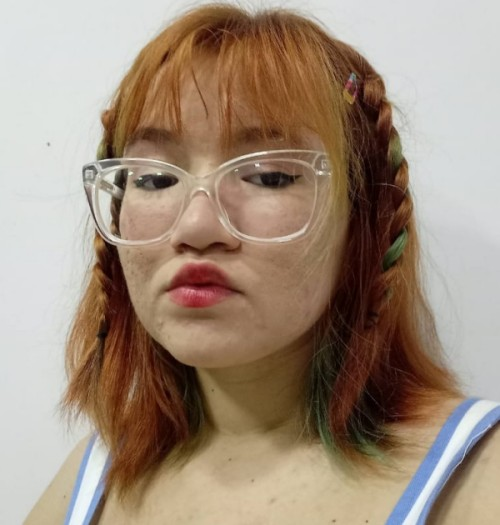
#> input picture images/ppkeise.jpeg, 500 x 525 px, found by its file name
$ python 2_transform.py
#> lines starting #> are read from the running program, lines starting #| are printed output that depends on the picture
# Filter link: https://scikit-image.org/docs/stable/auto_examples/transform/plot_rescale.html#sphx-glr-auto-examples-transform-plot-rescale-py
from PIL import Image
from numpy import asarray
from skimage.color import rgb2gray
from skimage.transform import rescale, resize, downscale_local_mean
import matplotlib.pyplot as plt

# Open the image form working directory
image_file = Image.open("images/ppkeise.jpeg")
#> image_file is the input picture: PIL image 500x525 RGB; mean R, G, B 159.7, 140.8, 123.6

# convert image to numpy array
image_multicolor = asarray(image_file)

# convert image to shades of gray
image = rgb2gray(image_multicolor)
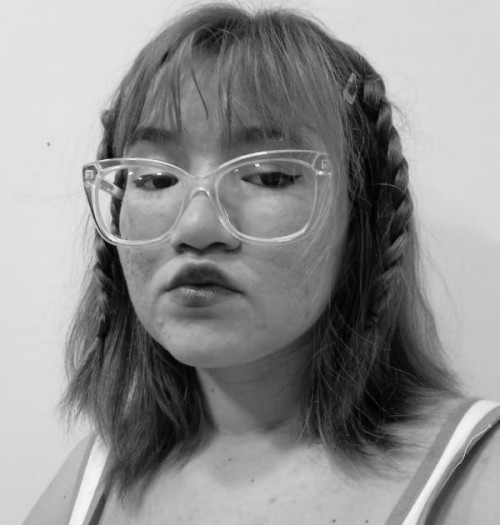
#> image: shape (525, 500) float64; min 0.00583, max 0.97, mean 0.563

#  Dimensionar de forma proporcional os eixos
image_rescaled = rescale(image, 0.25, anti_aliasing=False)
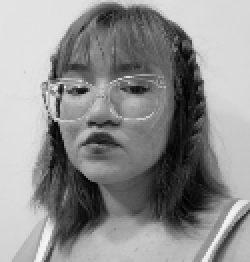
#> image_rescaled: shape (131, 125) float64 (shown 2 times larger); min 0.0108, max 0.964, mean 0.563

#  Dimensionar individualmente cada eixo
image_resized = resize(
    image, (image.shape[0] // 4, image.shape[1] // 4), anti_aliasing=True
)
# Número de amostras
image_downscaled = downscale_local_mean(image, (5, 4))
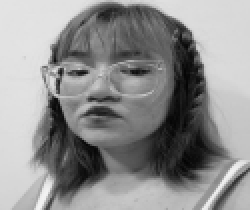
#> image_downscaled: shape (105, 125) float64 (shown 2 times larger); min 0.013, max 0.955, mean 0.563

_, figures = plt.subplots(nrows=2, ncols=2)

figure = figures.ravel()

figure[0].imshow(image, cmap="gray")
figure[0].set_title("Original image")

figure[1].imshow(image_rescaled, cmap="gray")
figure[1].set_title("Rescaled image (aliasing)")

figure[2].imshow(image_resized, cmap="gray")
figure[2].set_title("Resized image (no aliasing)")

figure[3].imshow(image_downscaled, cmap="gray")
figure[3].set_title("Downscaled image (no aliasing)")

figure[0].set_xlim(0, 512)
figure[0].set_ylim(512, 0)
plt.tight_layout()
plt.show()
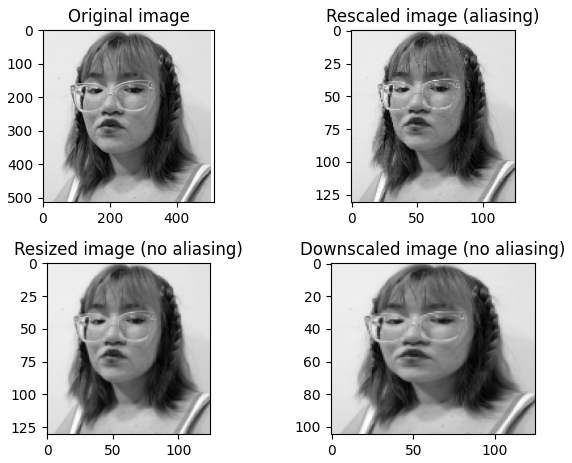
#> figure drawn by matplotlib, 4 panels

$ run again, with images/neymar.jpg copied over images/ppkeise.jpeg
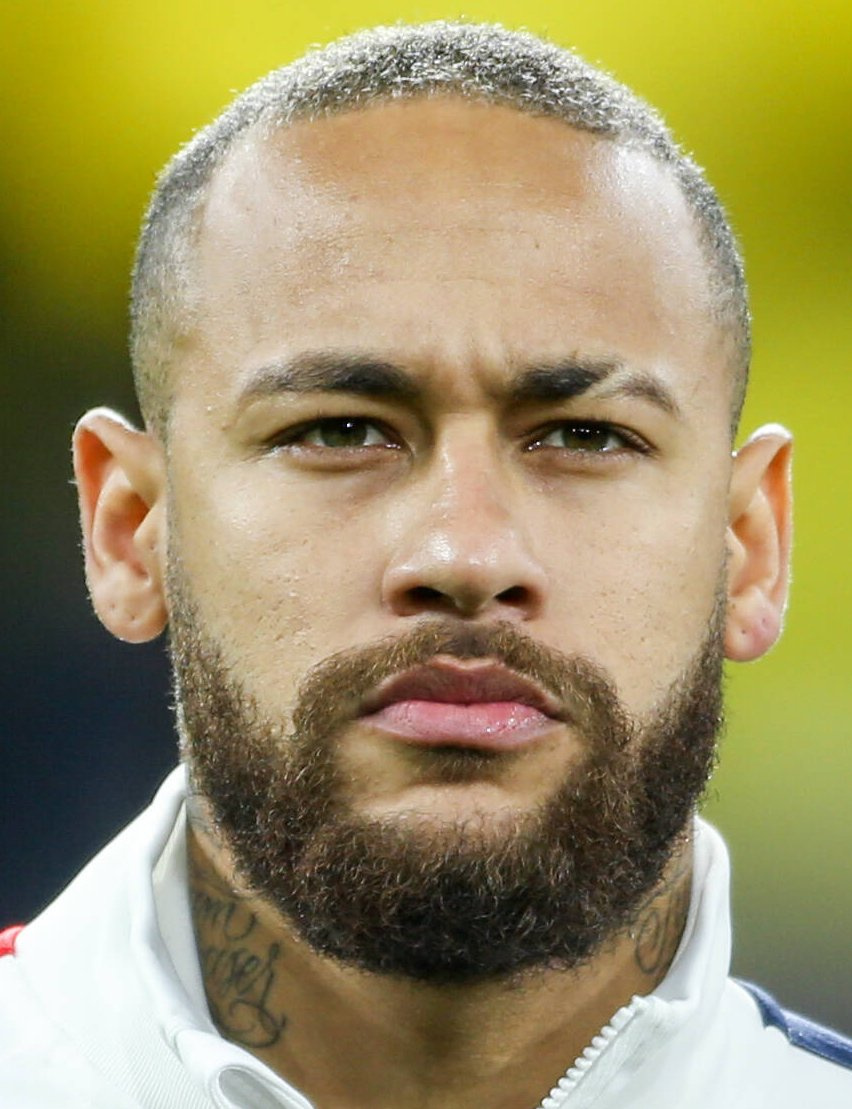
#> input picture images/neymar.jpg, 852 x 1109 px, found by its file name
#> image_file is the input picture: PIL image 852x1109 RGB; mean R, G, B 156.4, 145, 101.1
#> `image_downscaled = downscale_local_mean(image, (5, 4))`:
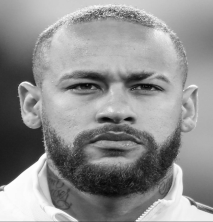
#> image_downscaled: shape (222, 213) float64; min 0.0211, max 0.998, mean 0.565
#> `plt.show()`:
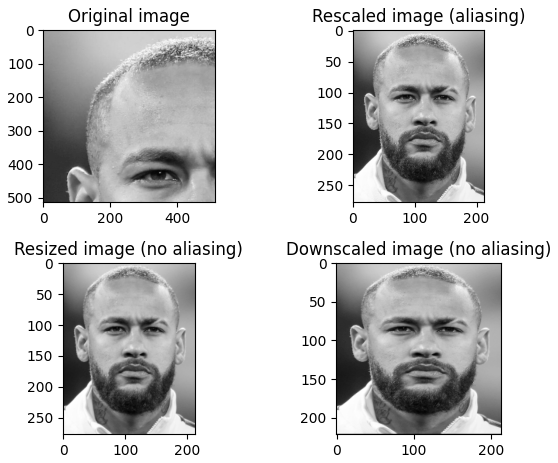
#> figure drawn by matplotlib, 4 panels

$ run again, with images/pp.jpg copied over images/ppkeise.jpeg
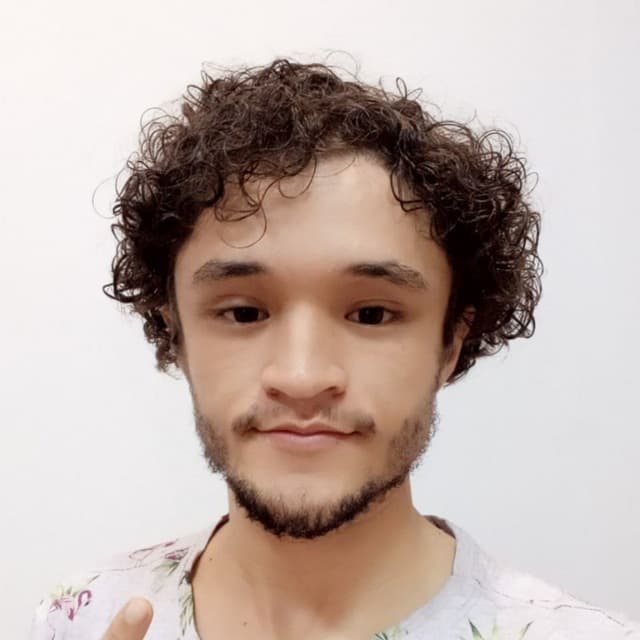
#> input picture images/pp.jpg, 640 x 640 px, found by its file name
#> image_file is the input picture: PIL image 640x640 RGB; mean R, G, B 192.7, 177, 170.5
#> `image_downscaled = downscale_local_mean(image, (5, 4))`:
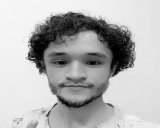
#> image_downscaled: shape (128, 160) float64; min 0.005, max 0.968, mean 0.705
#> `plt.show()`:
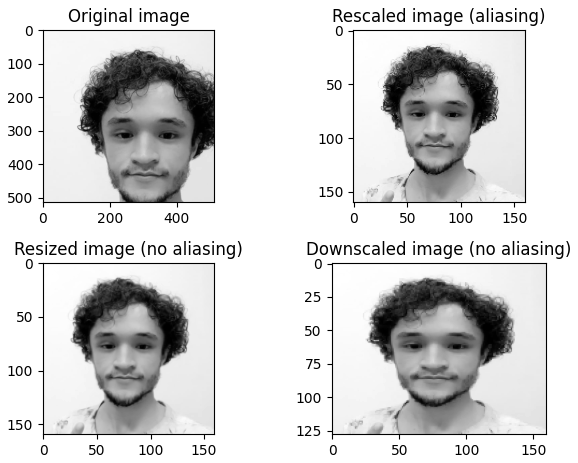
#> figure drawn by matplotlib, 4 panels
